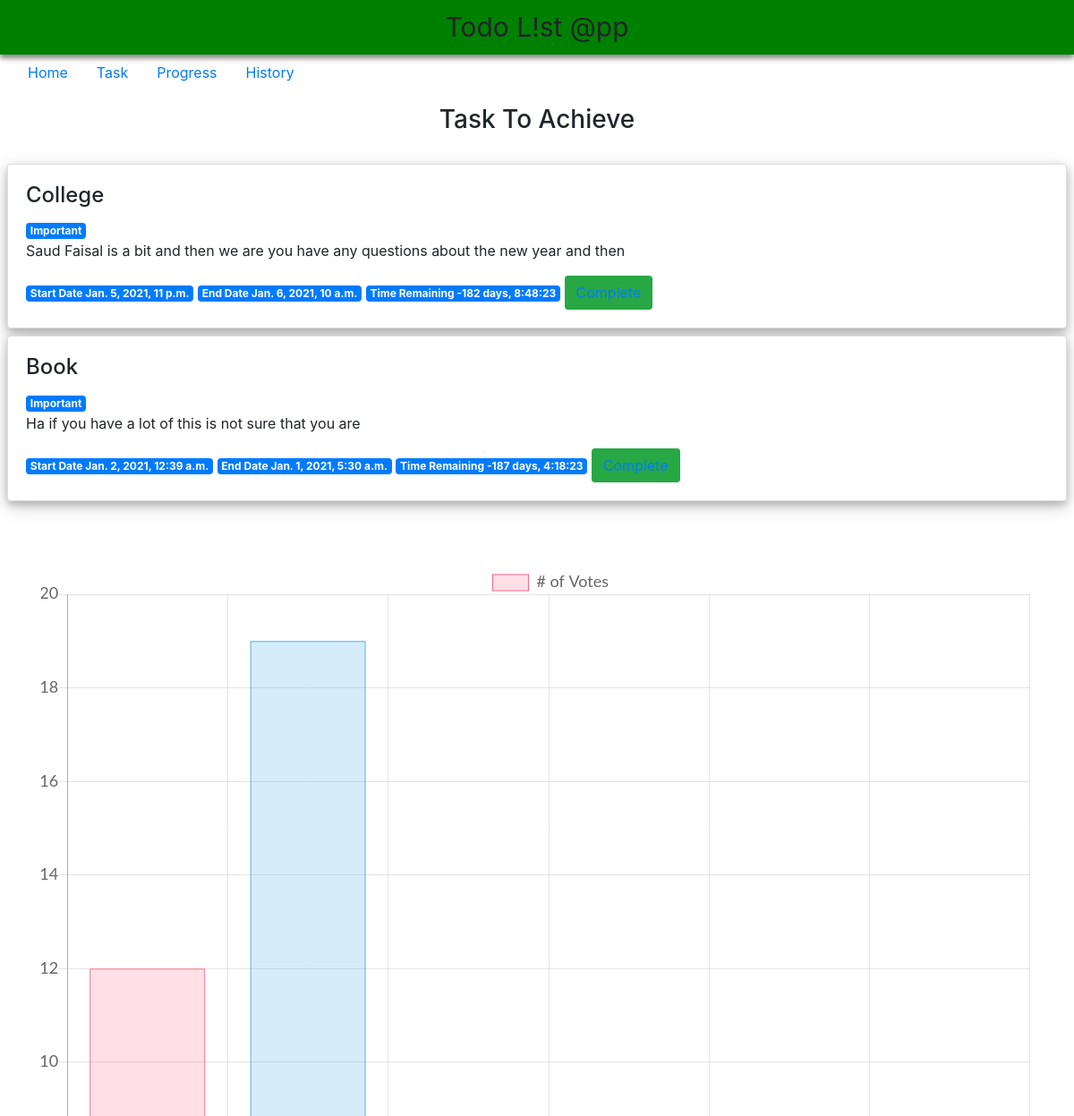
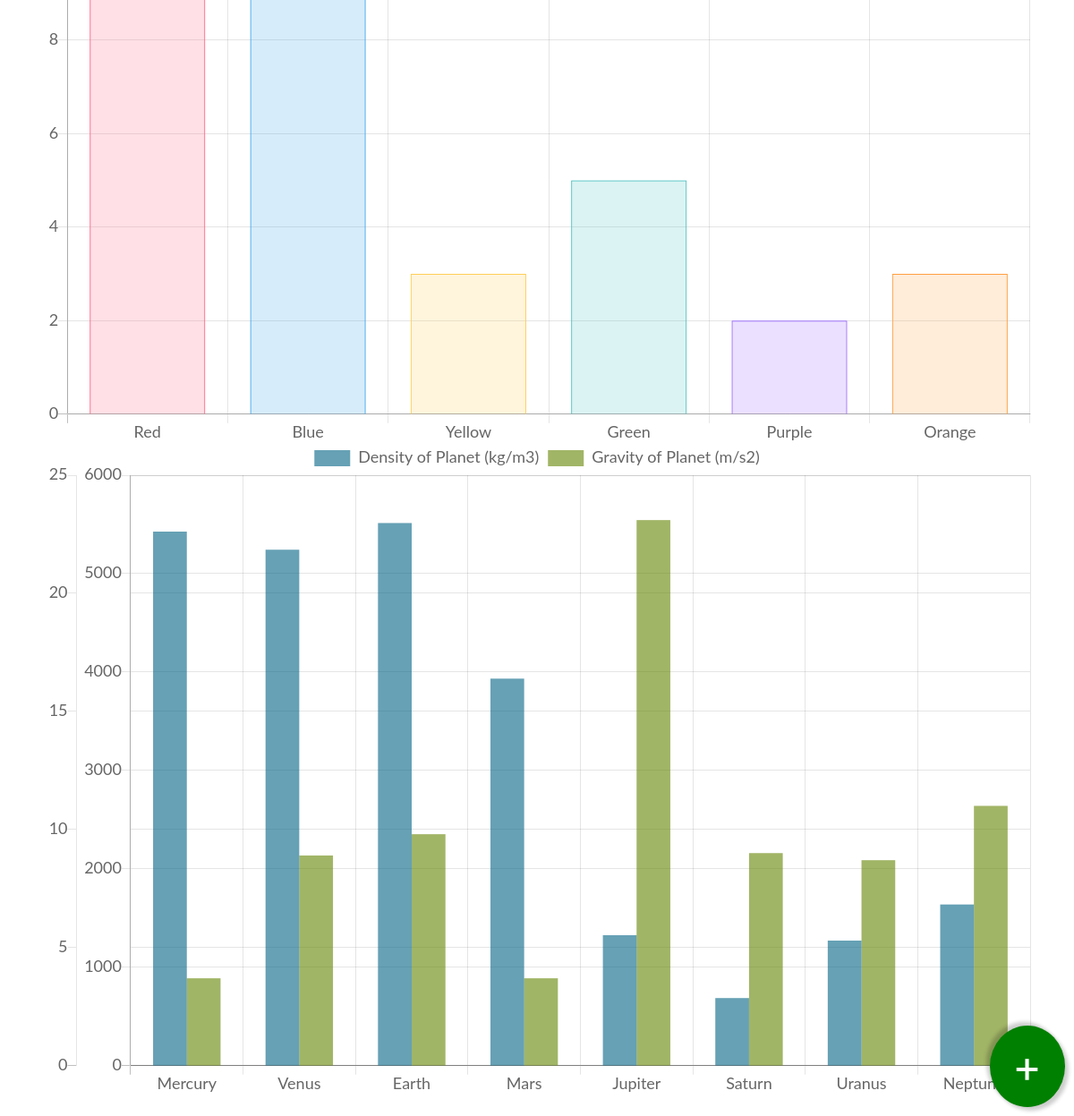
Screenshot of /start/ with the database file from the repository (2 pictures, top to bottom).
### TodoApp/models.py (models this page shows, shortened)
class ToDoList(models.Model):
	type=(("Important","Important"),("Very Important","Very important"))
	title=models.CharField(max_length=100,default="pay")
	tasks=models.TextField(verbose_name="description")
	task_type=models.CharField(choices=type,max_length=100)
	startdate=models.DateTimeField()
	enddate=models.DateTimeField()
	status=models.BooleanField(default=False)
	points=models.IntegerField(default=0)
	@property
	def diff_date(self):
		return self.enddate-timezone.now()
	class Meta:
		ordering=["-id"]

### TodoApp/views.py (the view)
# urls.py: path("start/",views.Start,name="start"),
def Start(request):
	obj=ToDoList.objects.all()
	return render(request,"TodoApp/show.html",{"obj":obj})

### TodoApp/templates/TodoApp/show.html (shortened to what this page needs)
{% extends "TodoApp/base.html"%}
{%load tz%}
{%block content%}
<div class="container p-3 text-center fixed">
<h3>Task To Achieve</h3>
</div>
  {%for x in obj%}
  {%if not x.status%}
<div class="card m-2" id="card">
  <div class="card-body">
    <h4 class="card-title">{{x.title}}</h4>
    <span class="badge badge-primary">{{x.task_type}}</span>
    <p class="card-text">{{x.tasks}}</p>
    <span class="badge badge-primary">Start Date {{x.startdate}}</span>
    <span class="badge badge-primary">End Date {{x.enddate}}</span>
    <span class="badge badge-primary">Time Remaining {{x.diff_date}} </span>
    <button type="button" class="btn btn-success rounded-sm"><a class="link" href="{%url 'completetask' x.id%}">Complete</a></button>
  {%endif%}
  </div>
</div>
  {%endfor%}
<a class="rounded-circle"id="demo" href="createtask/">+</a>
{%endblock%}

### TodoApp/templates/TodoApp/base.html (shortened to what this page needs)
<!DOCTYPE html>
<html>
<head>
{%load static%}
<link rel="stylesheet" href="https://maxcdn.bootstrapcdn.com/bootstrap/4.5.2/css/bootstrap.min.css">
<link rel="stylesheet" href="{%static 'TodoApp/style.css'%}" type="text/css" media="screen">
</head>
<body>
<div class="container-fluid p-2" id="header">Todo L!st @pp</div>
<div class="container-fluid"><ul class="nav">
  <li class="nav-item">
    <a class="nav-link" href="{%url 'start'%}">Home</a>
  </li>
  <li class="nav-item">
    <a class="nav-link" href="#">Task</a>
  </li>
  <li class="nav-item">
    <a class="nav-link" href="#">Progress</a>
  </li>
  <li class="nav-item">
    <a class="nav-link " href="{%url 'history'%}">History</a>
  </li>
</ul>
</div>
{%block content%}
{%endblock%}
<div class="container p-3 text-center fixed">
<canvas id="myChart" width="200" height="200"></canvas>
<canvas id="densityChart" width="600" height="400"></canvas>
<script>
var ctx = document.getElementById('myChart').getContext('2d');
var myChart = new Chart(ctx, {
    type: 'bar',
    data: {
        labels: ['Red', 'Blue', 'Yellow', 'Green', 'Purple', 'Orange'],
        datasets: [{
            label: '# of Votes',
            data: [12, 19, 3, 5, 2, 3],
            backgroundColor: [
                'rgba(255, 99, 132, 0.2)',
                'rgba(54, 162, 235, 0.2)',
                'rgba(255, 206, 86, 0.2)',
                'rgba(75, 192, 192, 0.2)',
                'rgba(153, 102, 255, 0.2)',
                'rgba(255, 159, 64, 0.2)'
            ],
            borderColor: [
                'rgba(255, 99, 132, 1)',
                'rgba(54, 162, 235, 1)',
                'rgba(255, 206, 86, 1)',
                'rgba(75, 192, 192, 1)',
                'rgba(153, 102, 255, 1)',
                'rgba(255, 159, 64, 1)'
            ],
            borderWidth: 1
        }]
    },
    options: {
        scales: {
            yAxes: [{
                ticks: {
                    beginAtZero: true
                }
            }]
        }
    }
});
</script>
<script>
var densityCanvas = document.getElementById("densityChart");
Chart.defaults.global.defaultFontFamily = "Lato";
Chart.defaults.global.defaultFontSize = 18;
var densityData = {
  label: 'Density of Planet (kg/m3)',
  data: [5427, 5243, 5514, 3933, 1326, 687, 1271, 1638],
  backgroundColor: 'rgba(0, 99, 132, 0.6)',
  borderWidth: 0,
  yAxisID: "y-axis-density"
};
var gravityData = {
  label: 'Gravity of Planet (m/s2)',
  data: [3.7, 8.9, 9.8, 3.7, 23.1, 9.0, 8.7, 11.0],
  backgroundColor: 'rgba(99, 132, 0, 0.6)',
  borderWidth: 0,
  yAxisID: "y-axis-gravity"
};
var planetData = {
  labels: ["Mercury", "Venus", "Earth", "Mars", "Jupiter", "Saturn", "Uranus", "Neptune"],
  datasets: [densityData, gravityData]
};
var chartOptions = {
  scales: {
    xAxes: [{
      barPercentage: 1,
      categoryPercentage: 0.6
    }],
    yAxes: [{
      id: "y-axis-density"
    }, {
      id: "y-axis-gravity"
    }]
  }
};
var barChart = new Chart(densityCanvas, {
  type: 'bar',
  data: planetData,
  options: chartOptions
});
</script>
</body>
</html>

### TodoApp/static/TodoApp/style.css (style rules this page uses)
#header { text-align:center; background-color:green; font-size:30px; box-shadow:0 4px 6px 0 gray; }
#demo { position:fixed; bottom:0; right:0; margin:10px; padding-top:8px; padding-bottom:8px; padding-left:25px; padding-right:26px; background-color:green; color:white; text-align:center; font-size:50px; box-shadow: 4px 4px 4px 0 rgba(0, 0, 0, 0.2), -4px -4px 4px 0 rgba(0, 0, 0, 0.2); }
#card { box-shadow: 0 4px 8px 0 rgba(0, 0, 0, 0.2), 0 6px 20px 0 rgba(0, 0, 0, 0.19); }

### rows the page displays
ToDoList: title "College", task_type "Important", tasks "Saud Faisal is a bit and then we are you have any questions about the new year and then", startdate "Jan. 5, 2021, 11 p.m.", enddate "Jan. 6, 2021, 10 a.m.", diff_date "-182 days, 8:48:23"
ToDoList: title "Book", task_type "Important", tasks "Ha if you have a lot of this is not sure that you are", startdate "Jan. 2, 2021, 12:39 a.m.", enddate "Jan. 1, 2021, 5:30 a.m.", diff_date "-187 days, 4:18:23"
